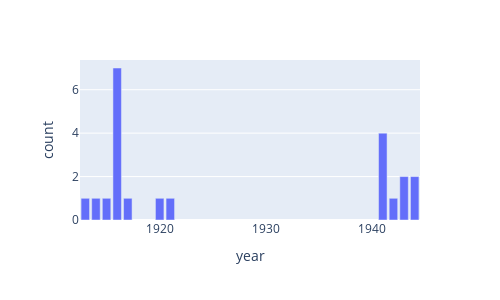

Write notebook code for a chart like this one.
### Code cell
# task16 (lesson4)
# Корабли: Построить график с количеством запущенных на воду кораблей и годом запуска (X: year, Y: count)

df = pd.read_sql_query("""select launched, count(*) as qty from ships group by launched order by launched""", conn)
fig = px.bar(x = df.launched.to_list(), y = df.qty.to_list(), labels={'x':'year', 'y':'count'}, width=500, height=300)
fig.show()

### Figure 1 — Plotly figure (JSON) as saved in the notebook; plotly's stock layout.template omitted (floating-point values rounded to 4 significant figures)
{"data": [{"alignmentgroup": "True", "hovertemplate": "year=%{x}<br>count=%{y}<extra></extra>", "legendgroup": "", "marker": {"color": "#636efa", "pattern": {"shape": ""}}, "name": "", "offsetgroup": "", "orientation": "v", "showlegend": false, "textposition": "auto", "type": "bar", "x": [1913, 1914, 1915, 1916, 1917, 1920, 1921, 1941, 1942, 1943, 1944], "xaxis": "x", "y": [1, 1, 1, 7, 1, 1, 1, 4, 1, 2, 2], "yaxis": "y"}], "layout": {"barmode": "relative", "height": 300, "legend": {"tracegroupgap": 0}, "margin": {"t": 60}, "width": 500, "xaxis": {"anchor": "y", "domain": [0, 1], "title": {"text": "year"}}, "yaxis": {"anchor": "x", "domain": [0, 1], "title": {"text": "count"}}}}
